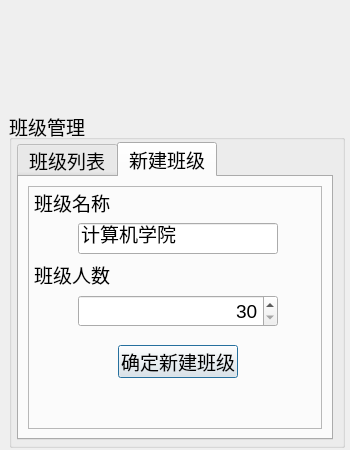
<?xml version="1.0" encoding="UTF-8"?>
<ui version="4.0">
 <class>ClassManagementDialog</class>
 <widget class="QDialog" name="ClassManagementDialog">
  <property name="geometry">
   <rect>
    <x>0</x>
    <y>0</y>
    <width>350</width>
    <height>450</height>
   </rect>
  </property>
  <property name="minimumSize">
   <size>
    <width>350</width>
    <height>450</height>
   </size>
  </property>
  <property name="maximumSize">
   <size>
    <width>350</width>
    <height>450</height>
   </size>
  </property>
  <property name="font">
   <font>
    <pointsize>14</pointsize>
   </font>
  </property>
  <property name="windowTitle">
   <string>班级管理 - Teaching Room</string>
  </property>
  <property name="windowIcon">
   <iconset resource="icons.qrc">
    <normaloff>:/appFace/classmm</normaloff>:/appFace/classmm</iconset>
  </property>
  <layout class="QGridLayout" name="gridLayout">
   <property name="leftMargin">
    <number>9</number>
   </property>
   <property name="topMargin">
    <number>5</number>
   </property>
   <property name="rightMargin">
    <number>5</number>
   </property>
   <property name="bottomMargin">
    <number>2</number>
   </property>
   <item row="0" column="0">
    <layout class="QVBoxLayout" name="verticalLayout">
     <item>
      <widget class="QLabel" name="label">
       <property name="minimumSize">
        <size>
         <width>350</width>
         <height>100</height>
        </size>
       </property>
       <property name="maximumSize">
        <size>
         <width>350</width>
         <height>100</height>
        </size>
       </property>
       <property name="text">
        <string/>
       </property>
       <property name="pixmap">
        <pixmap resource="icons.qrc">:/appFace/loginicon</pixmap>
       </property>
       <property name="alignment">
        <set>Qt::AlignLeading|Qt::AlignLeft|Qt::AlignVCenter</set>
       </property>
       <property name="indent">
        <number>-1</number>
       </property>
      </widget>
     </item>
     <item>
      <widget class="QGroupBox" name="groupBox">
       <property name="title">
        <string>班级管理</string>
       </property>
       <layout class="QGridLayout" name="gridLayout_2">
        <property name="leftMargin">
         <number>5</number>
        </property>
        <property name="topMargin">
         <number>2</number>
        </property>
        <property name="rightMargin">
         <number>9</number>
        </property>
        <property name="bottomMargin">
         <number>5</number>
        </property>
        <item row="0" column="0">
         <widget class="QTabWidget" name="tabWidget">
          <property name="currentIndex">
           <number>1</number>
          </property>
          <property name="iconSize">
           <size>
            <width>65</width>
            <height>16</height>
           </size>
          </property>
          <widget class="QWidget" name="tab">
           <property name="minimumSize">
            <size>
             <width>100</width>
             <height>0</height>
            </size>
           </property>
           <attribute name="icon">
            <iconset resource="icons.qrc">
             <normaloff>:/appFace/class</normaloff>:/appFace/class</iconset>
           </attribute>
           <attribute name="title">
            <string>班级列表</string>
           </attribute>
           <layout class="QGridLayout" name="gridLayout_3">
            <property name="leftMargin">
             <number>2</number>
            </property>
            <property name="topMargin">
             <number>1</number>
            </property>
            <property name="rightMargin">
             <number>0</number>
            </property>
            <property name="bottomMargin">
             <number>0</number>
            </property>
            <item row="0" column="0">
             <widget class="QTableWidget" name="tableWidget">
              <property name="font">
               <font>
                <pointsize>12</pointsize>
               </font>
              </property>
              <property name="autoFillBackground">
               <bool>true</bool>
              </property>
              <property name="editTriggers">
               <set>QAbstractItemView::NoEditTriggers</set>
              </property>
              <property name="rowCount">
               <number>0</number>
              </property>
              <attribute name="horizontalHeaderVisible">
               <bool>false</bool>
              </attribute>
              <attribute name="horizontalHeaderDefaultSectionSize">
               <number>100</number>
              </attribute>
              <attribute name="horizontalHeaderHighlightSections">
               <bool>false</bool>
              </attribute>
              <attribute name="verticalHeaderVisible">
               <bool>false</bool>
              </attribute>
              <attribute name="verticalHeaderDefaultSectionSize">
               <number>25</number>
              </attribute>
              <attribute name="verticalHeaderHighlightSections">
               <bool>false</bool>
              </attribute>
              <attribute name="verticalHeaderMinimumSectionSize">
               <number>20</number>
              </attribute>
              <column>
               <property name="text">
                <string>班级名称</string>
               </property>
              </column>
              <column>
               <property name="text">
                <string>班级人数</string>
               </property>
              </column>
              <column>
               <property name="text">
                <string>班级管理</string>
               </property>
              </column>
             </widget>
            </item>
           </layout>
          </widget>
          <widget class="QWidget" name="tab_2">
           <attribute name="icon">
            <iconset resource="icons.qrc">
             <normaloff>:/appFace/class</normaloff>:/appFace/class</iconset>
           </attribute>
           <attribute name="title">
            <string>新建班级</string>
           </attribute>
           <layout class="QGridLayout" name="gridLayout_4">
            <item row="0" column="1">
             <widget class="QFrame" name="frame">
              <property name="frameShape">
               <enum>QFrame::StyledPanel</enum>
              </property>
              <property name="frameShadow">
               <enum>QFrame::Raised</enum>
              </property>
              <layout class="QGridLayout" name="gridLayout_5">
               <property name="leftMargin">
                <number>5</number>
               </property>
               <property name="topMargin">
                <number>0</number>
               </property>
               <property name="rightMargin">
                <number>0</number>
               </property>
               <property name="bottomMargin">
                <number>50</number>
               </property>
               <item row="0" column="0">
                <layout class="QVBoxLayout" name="verticalLayout_2">
                 <item>
                  <spacer name="verticalSpacer">
                   <property name="orientation">
                    <enum>Qt::Vertical</enum>
                   </property>
                   <property name="sizeHint" stdset="0">
                    <size>
                     <width>20</width>
                     <height>5</height>
                    </size>
                   </property>
                  </spacer>
                 </item>
                 <item>
                  <layout class="QHBoxLayout" name="horizontalLayout">
                   <item>
                    <widget class="QLabel" name="label_2">
                     <property name="minimumSize">
                      <size>
                       <width>80</width>
                       <height>0</height>
                      </size>
                     </property>
                     <property name="maximumSize">
                      <size>
                       <width>60</width>
                       <height>16777215</height>
                      </size>
                     </property>
                     <property name="text">
                      <string>班级名称：</string>
                     </property>
                    </widget>
                   </item>
                   <item>
                    <spacer name="horizontalSpacer_3">
                     <property name="orientation">
                      <enum>Qt::Horizontal</enum>
                     </property>
                     <property name="sizeHint" stdset="0">
                      <size>
                       <width>40</width>
                       <height>20</height>
                      </size>
                     </property>
                    </spacer>
                   </item>
                  </layout>
                 </item>
                 <item>
                  <layout class="QHBoxLayout" name="horizontalLayout_2">
                   <item>
                    <spacer name="horizontalSpacer">
                     <property name="orientation">
                      <enum>Qt::Horizontal</enum>
                     </property>
                     <property name="sizeHint" stdset="0">
                      <size>
                       <width>40</width>
                       <height>20</height>
                      </size>
                     </property>
                    </spacer>
                   </item>
                   <item>
                    <widget class="QLineEdit" name="classNameText">
                     <property name="minimumSize">
                      <size>
                       <width>200</width>
                       <height>0</height>
                      </size>
                     </property>
                     <property name="maximumSize">
                      <size>
                       <width>150</width>
                       <height>16777215</height>
                      </size>
                     </property>
                     <property name="text">
                      <string>计算机学院</string>
                     </property>
                    </widget>
                   </item>
                   <item>
                    <spacer name="horizontalSpacer_2">
                     <property name="orientation">
                      <enum>Qt::Horizontal</enum>
                     </property>
                     <property name="sizeHint" stdset="0">
                      <size>
                       <width>40</width>
                       <height>20</height>
                      </size>
                     </property>
                    </spacer>
                   </item>
                  </layout>
                 </item>
                 <item>
                  <layout class="QHBoxLayout" name="horizontalLayout_3">
                   <item>
                    <widget class="QLabel" name="label_3">
                     <property name="minimumSize">
                      <size>
                       <width>80</width>
                       <height>0</height>
                      </size>
                     </property>
                     <property name="maximumSize">
                      <size>
                       <width>60</width>
                       <height>16777215</height>
                      </size>
                     </property>
                     <property name="font">
                      <font>
                       <pointsize>14</pointsize>
                      </font>
                     </property>
                     <property name="text">
                      <string>班级人数：</string>
                     </property>
                    </widget>
                   </item>
                   <item>
                    <spacer name="horizontalSpacer_4">
                     <property name="orientation">
                      <enum>Qt::Horizontal</enum>
                     </property>
                     <property name="sizeHint" stdset="0">
                      <size>
                       <width>40</width>
                       <height>20</height>
                      </size>
                     </property>
                    </spacer>
                   </item>
                  </layout>
                 </item>
                 <item>
                  <layout class="QHBoxLayout" name="horizontalLayout_4">
                   <item>
                    <spacer name="horizontalSpacer_5">
                     <property name="orientation">
                      <enum>Qt::Horizontal</enum>
                     </property>
                     <property name="sizeHint" stdset="0">
                      <size>
                       <width>40</width>
                       <height>20</height>
                      </size>
                     </property>
                    </spacer>
                   </item>
                   <item>
                    <widget class="QSpinBox" name="studentCount">
                     <property name="minimumSize">
                      <size>
                       <width>200</width>
                       <height>0</height>
                      </size>
                     </property>
                     <property name="maximumSize">
                      <size>
                       <width>150</width>
                       <height>16777215</height>
                      </size>
                     </property>
                     <property name="alignment">
                      <set>Qt::AlignRight|Qt::AlignTrailing|Qt::AlignVCenter</set>
                     </property>
                     <property name="suffix">
                      <string/>
                     </property>
                     <property name="prefix">
                      <string/>
                     </property>
                     <property name="minimum">
                      <number>30</number>
                     </property>
                     <property name="maximum">
                      <number>100</number>
                     </property>
                    </widget>
                   </item>
                   <item>
                    <spacer name="horizontalSpacer_6">
                     <property name="orientation">
                      <enum>Qt::Horizontal</enum>
                     </property>
                     <property name="sizeHint" stdset="0">
                      <size>
                       <width>40</width>
                       <height>20</height>
                      </size>
                     </property>
                    </spacer>
                   </item>
                  </layout>
                 </item>
                 <item>
                  <spacer name="verticalSpacer_2">
                   <property name="orientation">
                    <enum>Qt::Vertical</enum>
                   </property>
                   <property name="sizeHint" stdset="0">
                    <size>
                     <width>20</width>
                     <height>17</height>
                    </size>
                   </property>
                  </spacer>
                 </item>
                 <item>
                  <layout class="QHBoxLayout" name="horizontalLayout_5">
                   <item>
                    <spacer name="horizontalSpacer_7">
                     <property name="orientation">
                      <enum>Qt::Horizontal</enum>
                     </property>
                     <property name="sizeHint" stdset="0">
                      <size>
                       <width>40</width>
                       <height>20</height>
                      </size>
                     </property>
                    </spacer>
                   </item>
                   <item>
                    <widget class="QPushButton" name="addClassBtn">
                     <property name="minimumSize">
                      <size>
                       <width>120</width>
                       <height>30</height>
                      </size>
                     </property>
                     <property name="maximumSize">
                      <size>
                       <width>100</width>
                       <height>16777215</height>
                      </size>
                     </property>
                     <property name="font">
                      <font>
                       <pointsize>14</pointsize>
                      </font>
                     </property>
                     <property name="text">
                      <string>确定新建班级</string>
                     </property>
                    </widget>
                   </item>
                   <item>
                    <spacer name="horizontalSpacer_8">
                     <property name="orientation">
                      <enum>Qt::Horizontal</enum>
                     </property>
                     <property name="sizeHint" stdset="0">
                      <size>
                       <width>40</width>
                       <height>20</height>
                      </size>
                     </property>
                    </spacer>
                   </item>
                  </layout>
                 </item>
                </layout>
               </item>
              </layout>
             </widget>
            </item>
           </layout>
          </widget>
         </widget>
        </item>
       </layout>
      </widget>
     </item>
    </layout>
   </item>
  </layout>
 </widget>
 <tabstops>
  <tabstop>classNameText</tabstop>
  <tabstop>studentCount</tabstop>
  <tabstop>addClassBtn</tabstop>
  <tabstop>tabWidget</tabstop>
  <tabstop>tableWidget</tabstop>
 </tabstops>
 <resources>
  <include location="icons.qrc"/>
 </resources>
 <connections/>
</ui>
